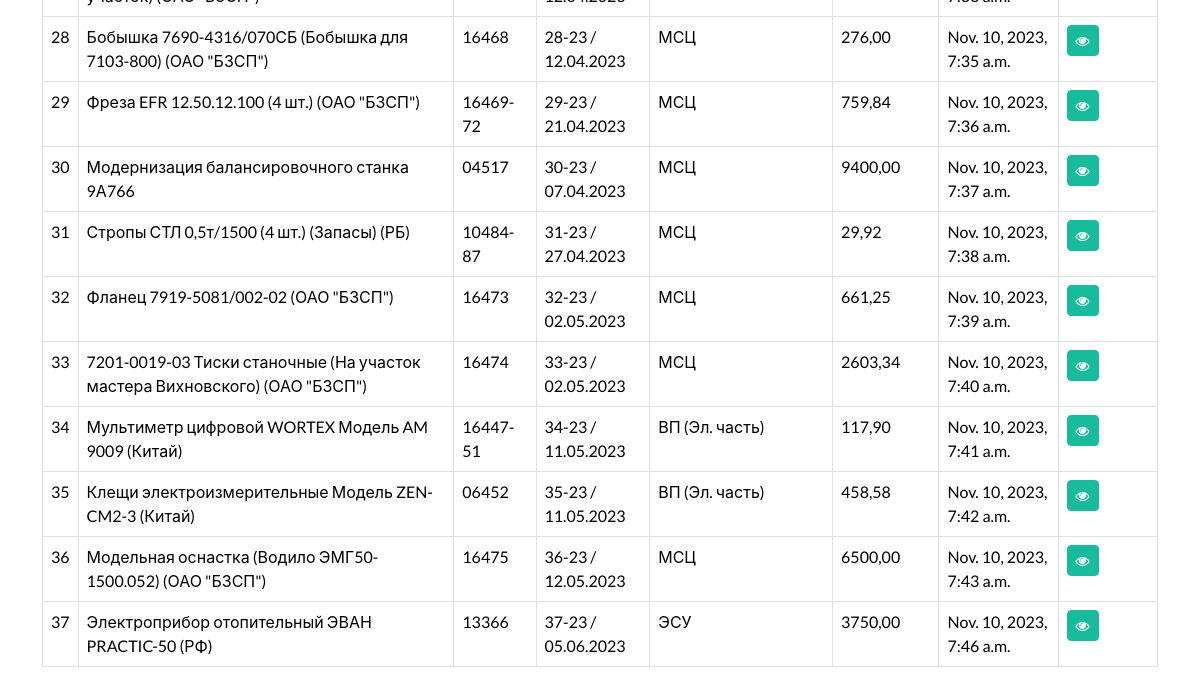
Page /dashboard (signed in, lower part) on the earlier database version.
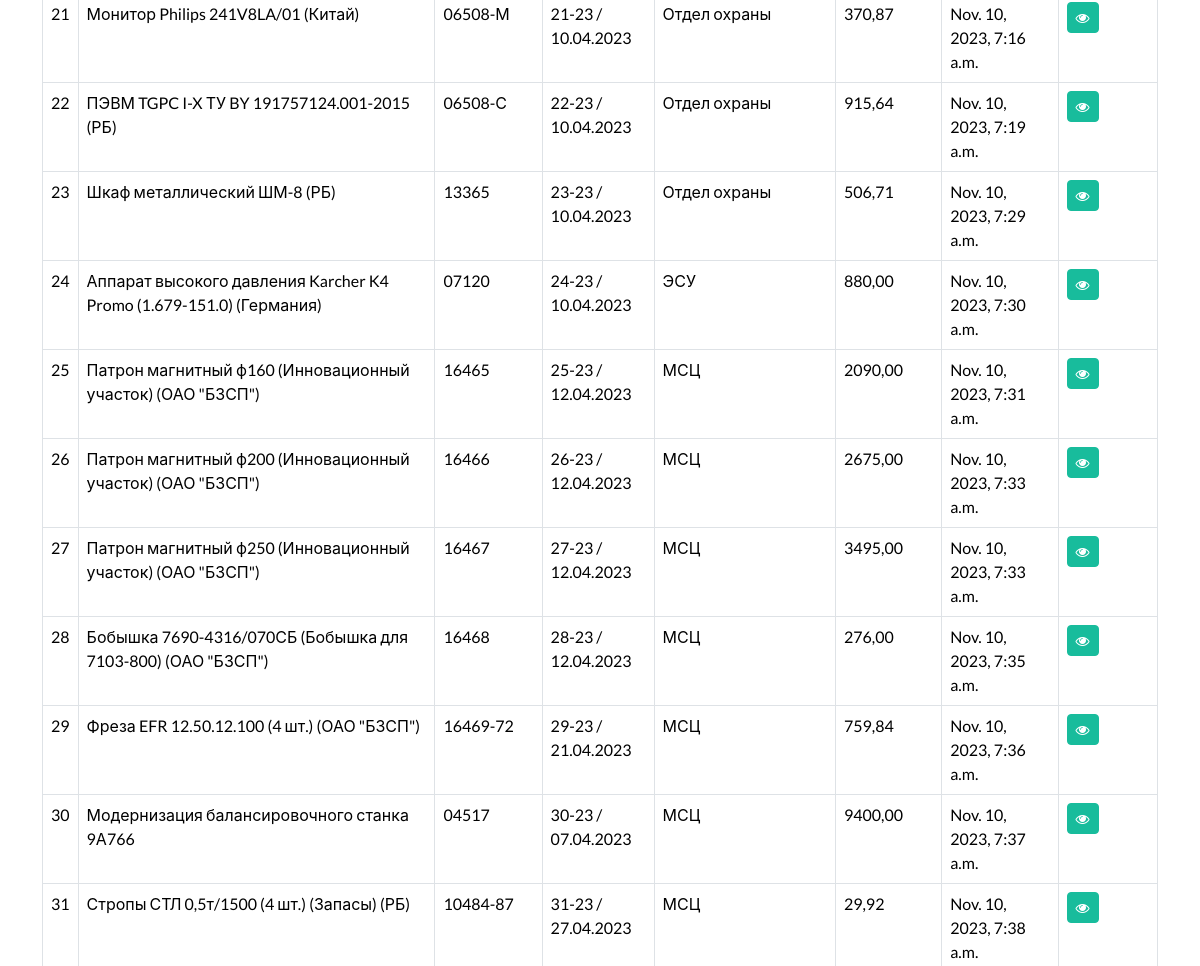
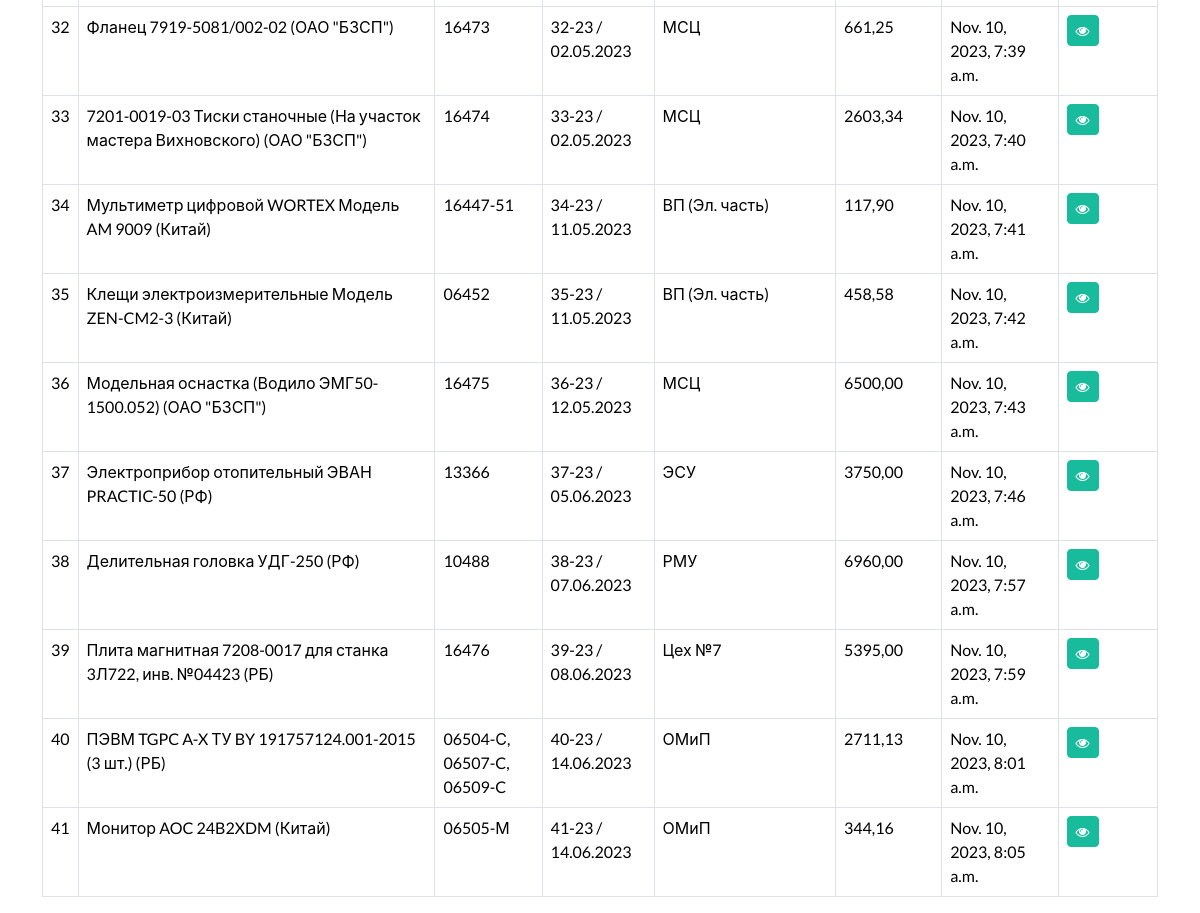
Same page on the later database version (2 pictures, top to bottom).
### webapp/models.py (models this page shows, shortened)
class Record(models.Model):
    creation_date = models.DateTimeField(auto_now_add=True)
    first_name = models.CharField(max_length=100)
    inv_num = models.CharField(max_length=50)
    ser_num = models.CharField(max_length=50)
    place_pass = models.CharField(max_length=50)
    status_pass = models.CharField(max_length=50)

### webapp/views.py (the view)
# urls.py: path('dashboard', views.dashboard, name="dashboard"),
@login_required(login_url='my-login')
def dashboard(request):
    my_records = Record.objects.all()
    context = {'records': my_records}
    return render(request, 'webapp/dashboard.html', context=context)

### webapp/templates/webapp/dashboard.html (shortened to what this page needs)
{% extends 'webapp/base.html' %}
{% block content %}
    <table class="table table-hover table-bordered">
        <tbody>
        {% if records %}
            {% for record in records %}
            <tr>
                <td>{{record.id}}</td>
                <td>{{record.first_name}}</td>
                <td>{{record.inv_num}}</td>
                <td>{{record.ser_num}}</td>
                <td>{{record.place_pass}}</td>
                <td>{{record.status_pass}}</td>
                <td>{{record.creation_date}}</td>
                <td><a class="btn btn-success btn-sm" href="{% url 'record' record.id %}"> <i class="fa fa-eye" aria-hidden="true"></i> </a></td>
            </tr>
            {% endfor %}
        {% endif %}
        </tbody>
    </table>
{% endblock %}

Differences in the rows shown:
now on this page (row unchanged): Record: id "21", first_name "Монитор Philips 241V8LA/01 (Китай)", inv_num "06508-М", ser_num "21-23 / 10.04.2023", place_pass "Отдел охраны", status_pass "370,87", creation_date "Nov. 10, 2023, 7:16 a.m."
now on this page (row unchanged): Record: id "22", first_name "ПЭВМ TGPC I-X ТУ BY 191757124.001-2015 (РБ)", inv_num "06508-С", ser_num "22-23 / 10.04.2023", place_pass "Отдел охраны", status_pass "915,64", creation_date "Nov. 10, 2023, 7:19 a.m."
now on this page (row unchanged): Record: id "23", first_name "Шкаф металлический ШМ-8 (РБ)", inv_num "13365", ser_num "23-23 / 10.04.2023", place_pass "Отдел охраны", status_pass "506,71", creation_date "Nov. 10, 2023, 7:29 a.m."
now on this page (row unchanged): Record: id "24", first_name "Аппарат высокого давления Karcher K4 Promo (1.679-151.0) (Германия)", inv_num "07120", ser_num "24-23 / 10.04.2023", place_pass "ЭСУ", status_pass "880,00", creation_date "Nov. 10, 2023, 7:30 a.m."
now on this page (row unchanged): Record: id "25", first_name "Патрон магнитный ф160 (Инновационный участок) (ОАО \"БЗСП\")", inv_num "16465", ser_num "25-23 / 12.04.2023", place_pass "МСЦ", status_pass "2090,00", creation_date "Nov. 10, 2023, 7:31 a.m."
now on this page (row unchanged): Record: id "26", first_name "Патрон магнитный ф200 (Инновационный участок) (ОАО \"БЗСП\")", inv_num "16466", ser_num "26-23 / 12.04.2023", place_pass "МСЦ", status_pass "2675,00", creation_date "Nov. 10, 2023, 7:33 a.m."
now on this page (row unchanged): Record: id "27", first_name "Патрон магнитный ф250 (Инновационный участок) (ОАО \"БЗСП\")", inv_num "16467", ser_num "27-23 / 12.04.2023", place_pass "МСЦ", status_pass "3495,00", creation_date "Nov. 10, 2023, 7:33 a.m."
added Record: id "38", first_name "Делительная головка УДГ-250 (РФ)", inv_num "10488", ser_num "38-23 / 07.06.2023", place_pass "РМУ", status_pass "6960,00", creation_date "Nov. 10, 2023, 7:57 a.m."
added Record: id "39", first_name "Плита магнитная 7208-0017 для станка 3Л722, инв. №04423 (РБ)", inv_num "16476", ser_num "39-23 / 08.06.2023", place_pass "Цех №7", status_pass "5395,00", creation_date "Nov. 10, 2023, 7:59 a.m."
added Record: id "40", first_name "ПЭВМ TGPC A-X ТУ BY 191757124.001-2015 (3 шт.) (РБ)", inv_num "06504-С, 06507-C, 06509-C", ser_num "40-23 / 14.06.2023", place_pass "ОМиП", status_pass "2711,13", creation_date "Nov. 10, 2023, 8:01 a.m."
added Record: id "41", first_name "Монитор AOC 24B2XDM (Китай)", inv_num "06505-М", ser_num "41-23 / 14.06.2023", place_pass "ОМиП", status_pass "344,16", creation_date "Nov. 10, 2023, 8:05 a.m."
